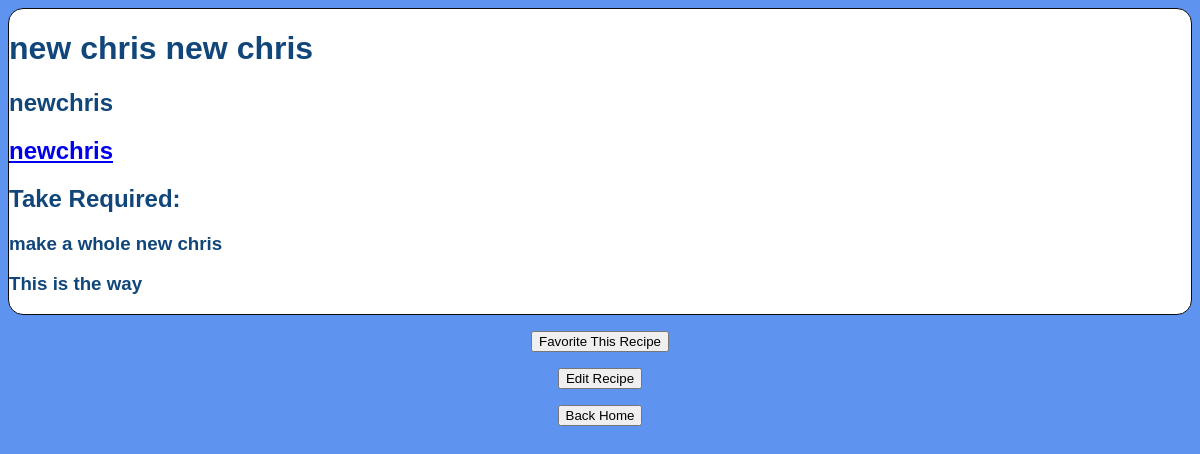
The page /recipes/3/ (signed in) on the database its author committed.
### recipe/models.py (models this page shows, shortened)
class RecipeItem(models.Model):
    title = models.CharField(max_length=50)
    author = models.ForeignKey(Author, on_delete=models.CASCADE)
    description = models.TextField()
    date = models.DateTimeField(default=timezone.now)
    time = models.CharField(max_length=30)
    instructions = models.TextField()

class Author(models.Model):
    user = models.OneToOneField(to=User, on_delete=models.CASCADE, default=None)
    name = models.CharField(max_length=50, default=None)
    bio = models.TextField()
    favorite = models.ManyToManyField(
        'RecipeItem',
        related_name='favorite',
        default = None,
        blank=True,
        symmetrical=False
        )
    def __str__(self):
        return self.name

### recipe/views.py (the view)
# urls.py: path('recipes/<int:id>/', views.recipe_details, name="recipe_details"),
def recipe_details(request, id):
    recipe = RecipeItem.objects.get(id=id)
    if request.user.is_authenticated:
        current_author = request.user.author.favorite.all()
        return render(request, "recipe_details.html", {"recipe": recipe, "current_author": current_author})
    return render(request, "recipe_details.html", {"recipe": recipe})

### recipe/templates/recipe_details.html
{% load static %}
<head>
    <link rel="stylesheet" type="text/css" href="{% static 'css/index.css' %}">
</head>
<div class="card">
    <h1>{{ recipe.title }}</h1>
    <h2>{{ recipe.author }}</h2>
    <h2><a href="{% url 'author_details' id=recipe.id %}"> {{ recipe.author }}</a></h2>
    <h2>Take Required: {{ recipe.time }}</h2>
    <h3>{{ recipe.description }}</h3>
    <h3>{{ recipe.instructions }}</h3>
</div>
{% if request.user.is_authenticated %}
    <p>
        {% if recipe not in current_author %}
            <a href={% url 'favorite_add' id=recipe.id %}><button>Favorite This Recipe</button></a>
                {% else %}
            <a href={% url 'favorite_remove' id=recipe.id %}><button>Remove Favorite</button></a>
        {% endif %}
    </p>
{% endif %}
{% if request.user == recipe.author.user or request.user.is_superuser %}
    <p><a href={% url 'recipe_edit' id=recipe.id %}><button>Edit Recipe</button></a></p>
{% endif %}
<p>
  <a href="{% url 'homepage' %}"><button>Back Home</button></a>
</p>

### recipe/static/css/index.css (style rules this page uses)
.card { border: 1px solid #0c0c0c; border-top-left-radius: 15px; border-top-right-radius: 15px; border-bottom-right-radius: 15px; border-bottom-left-radius: 15px; background-color: white; text-align: left; color: rgb(17, 70, 123) }

### rows shown on the page
RecipeItem: title "new chris new chris", author "newchris", description "make a whole new chris", instructions "This is the way"
